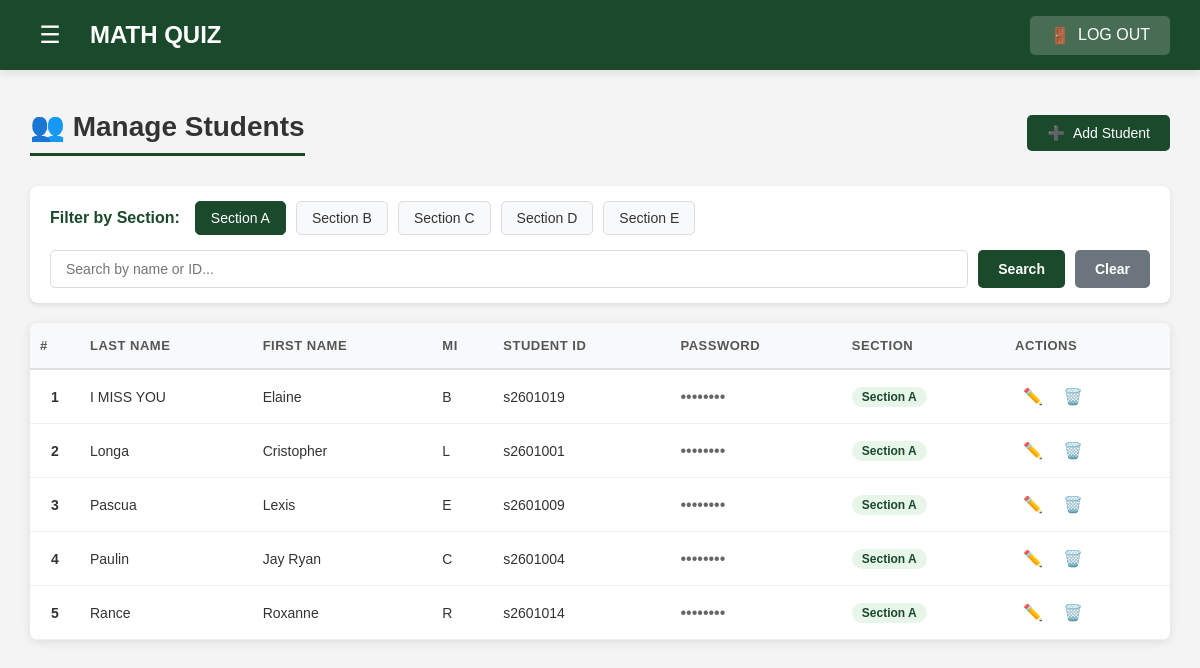
The page /manage_students.php (signed in) on the database its author committed.
### tables this page shows
CREATE TABLE `sections` (
  `id` int(11) NOT NULL,
  `section_name` varchar(100) NOT NULL
);

CREATE TABLE `users` (
  `id` int(11) NOT NULL,
  `first_name` varchar(50) NOT NULL,
  `middle_initial` varchar(5) DEFAULT NULL,
  `last_name` varchar(50) NOT NULL,
  `student_id` varchar(50) NOT NULL,
  `password` varchar(255) NOT NULL,
  `role` enum('student','teacher') NOT NULL,
  `section_id` int(11) DEFAULT NULL
);

### manage_students.php (the view, shortened to what this page needs)
<?php
include("configs/db.php");
$sections = $conn->query("SELECT * FROM sections ORDER BY section_name ASC");
$selected_section_id = isset($_GET['section']) ? intval($_GET['section']) : 0;
if($selected_section_id == 0) {
    $sections->data_seek(0);
    $first_section = $sections->fetch_assoc();
    $selected_section_id = $first_section ? $first_section['id'] : 0;
    $sections->data_seek(0);
}
if($selected_section_id > 0) {
    $students_query = "
        SELECT u.*, s.section_name
        FROM users u
        LEFT JOIN sections s ON u.section_id = s.id
        WHERE u.role = 'student' AND u.section_id = $selected_section_id
        ORDER BY u.last_name ASC, u.first_name ASC
    ";
}
$students = $conn->query($students_query);
?>
<!DOCTYPE html>
<html lang="en">
<head>
</head>
<body>
    <div class="top-nav">
        <div class="logo-section">
            <button class="hamburger" onclick="toggleSidebar()">☰</button>
            <h1>MATH QUIZ</h1>
        </div>
        <button class="logout-btn" onclick="return confirm('Are you sure you want to log out?') ? window.location.href='index.php' : false;">
            <span>🚪</span>
            <span>LOG OUT</span>
        </button>
    </div>
    <div class="main-content">
        <div class="page-header">
            <h2>👥 Manage Students</h2>
            <button class="add-student-btn" onclick="openAddModal()">
                <span>➕</span> Add Student
            </button>
        </div>
        <div class="filter-section">
            <div class="section-buttons">
                <span class="section-label">Filter by Section:</span>
                <?php
                $sections->data_seek(0);
                while($section = $sections->fetch_assoc()):
                    $active_class = ($section['id'] == $selected_section_id) ? 'active' : '';
                ?>
                    <a href="manage_students.php?section=<?php echo $section['id']; ?>"
                       class="section-filter-btn <?php echo $active_class; ?>">
                        <?php echo htmlspecialchars($section['section_name']); ?>
                    </a>
                <?php endwhile; ?>
            </div>
            <div class="search-box">
                <input type="text" placeholder="Search by name or ID..." id="searchInput" onkeyup="filterTable()">
                <button onclick="filterTable()">Search</button>
                <button class="reset-btn" onclick="resetFilters()">Clear</button>
            </div>
        </div>
        <div class="table-container">
            <table class="student-table" id="studentTable">
                <thead>
                    <tr>
                        <th>#</th>
                        <th>Last Name</th>
                        <th>First Name</th>
                        <th>MI</th>
                        <th>Student ID</th>
                        <th>Password</th>
                        <th>Section</th>
                        <th>Actions</th>
                    </tr>
                </thead>
                <tbody id="studentTableBody">
                    <?php
                    $counter = 1;
                    if($students->num_rows > 0):
                        while($student = $students->fetch_assoc()):
                    ?>
                    <tr id="student-<?php echo $student['id']; ?>">
                        <td class="number-col"><?php echo $counter++; ?></td>
                        <td><?php echo htmlspecialchars($student['last_name']); ?></td>
                        <td><?php echo htmlspecialchars($student['first_name']); ?></td>
                        <td><?php echo htmlspecialchars($student['middle_initial']); ?></td>
                        <td><?php echo htmlspecialchars($student['student_id']); ?></td>
                        <td class="password-col">
                            <span class="password-dots">••••••••</span>
                        </td>
                        <td>
                            <span class="section-badge">
                                <?php echo htmlspecialchars($student['section_name'] ?? 'No Section'); ?>
                            </span>
                        </td>
                        <td>
                            <button class="action-btn edit" onclick="editStudent(<?php echo $student['id']; ?>)">✏️</button>
                            <button class="action-btn delete" onclick="deleteStudent(<?php echo $student['id']; ?>)">🗑️</button>
                        </td>
                    </tr>
                    <?php
                        endwhile;
                    endif; ?>
                </tbody>
            </table>
        </div>
    </div>
</body>
</html>

### manage_students.php (style rules this page uses)
* { margin: 0; padding: 0; box-sizing: border-box; font-family: 'Arial', sans-serif; }
input { filter: none; }
body { background: #f4f4f4; }
.top-nav { background: #1a492b; padding: 15px 30px; display: flex; justify-content: space-between; align-items: center; position: fixed; top: 0; left: 0; right: 0; z-index: 1000; box-shadow: 0 2px 10px rgba(0,0,0,0.1); }
.logo-section { display: flex; align-items: center; gap: 20px; }
.logo-section h1 { color: white; font-size: 24px; }
.hamburger { background: none; border: none; color: white; font-size: 24px; cursor: pointer; width: 40px; height: 40px; display: flex; align-items: center; justify-content: center; border-radius: 5px; transition: background 0.3s; }
.logout-btn { background: rgba(255,255,255,0.2); color: white; border: 1px solid rgba(255,255,255,0.3); padding: 10px 20px; border-radius: 5px; display: flex; align-items: center; gap: 8px; cursor: pointer; font-size: 16px; transition: background 0.3s; text-decoration: none; border: none; }
.main-content { margin-top: 80px; padding: 30px; max-width: 1400px; margin-left: auto; margin-right: auto; }
.page-header { display: flex; justify-content: space-between; align-items: center; margin-bottom: 30px; }
.page-header h2 { color: #333; font-size: 28px; border-bottom: 3px solid #1a492b; padding-bottom: 10px; }
.add-student-btn { background: #1a492b; color: white; padding: 10px 20px; border: none; border-radius: 5px; font-size: 14px; cursor: pointer; display: flex; align-items: center; gap: 8px; transition: background 0.3s; }
.filter-section { background: white; padding: 15px 20px; border-radius: 8px; box-shadow: 0 2px 5px rgba(0,0,0,0.1); margin-bottom: 20px; display: flex; flex-direction: column; gap: 15px; }
.section-buttons { display: flex; gap: 10px; flex-wrap: wrap; align-items: center; }
.section-label { font-weight: bold; color: #1a492b; margin-right: 5px; }
.section-filter-btn { background: #f8f9fa; color: #333; border: 1px solid #ddd; padding: 8px 15px; border-radius: 5px; cursor: pointer; font-size: 14px; font-weight: 500; transition: all 0.2s; text-decoration: none; display: inline-block; }
.section-filter-btn.active { background: #1a492b; color: white; border-color: #1a492b; }
.search-box { display: flex; gap: 10px; width: 100%; }
.search-box input { flex: 1; padding: 10px 15px; border: 1px solid #ddd; border-radius: 5px; font-size: 14px; }
.search-box button { background: #1a492b; color: white; padding: 10px 20px; border: none; border-radius: 5px; cursor: pointer; font-size: 14px; font-weight: bold; transition: background 0.3s; }
.search-box button.reset-btn { background: #6c757d; }
.table-container { background: white; border-radius: 8px; box-shadow: 0 2px 10px rgba(0,0,0,0.1); overflow-x: auto; max-height: 600px; overflow-y: auto; }
.student-table { width: 100%; border-collapse: collapse; min-width: 1000px; }
.student-table thead { position: sticky; top: 0; background: #f8f9fa; z-index: 10; }
.student-table th { color: #555; font-weight: 600; font-size: 13px; text-transform: uppercase; letter-spacing: 0.5px; padding: 15px 10px; text-align: left; border-bottom: 2px solid #e0e0e0; }
.student-table td { padding: 12px 10px; border-bottom: 1px solid #f0f0f0; color: #333; font-size: 14px; }
.number-col { font-weight: bold; color: #1a492b; width: 50px; text-align: center; }
.password-col { font-family: monospace; }
.password-dots { font-size: 16px; color: #666; cursor: default; pointer-events: none; }
.section-badge { display: inline-block; padding: 3px 10px; border-radius: 20px; font-size: 12px; font-weight: bold; background: #e8f5e9; color: #1a492b; }
.action-btn { background: none; border: none; font-size: 16px; cursor: pointer; margin: 0 3px; padding: 5px; border-radius: 3px; transition: all 0.2s; }

### rows shown on the page
sections: section_name "Section A"
sections: section_name "Section B"
sections: section_name "Section C"
sections: section_name "Section D"
sections: section_name "Section E"
users: last_name "I MISS YOU", first_name "Elaine", middle_initial "B", student "s2601019", section.section_name "Section A"
users: last_name "Longa", first_name "Cristopher", middle_initial "L", student "s2601001", section.section_name "Section A"
users: last_name "Pascua", first_name "Lexis", middle_initial "E", student "s2601009", section.section_name "Section A"
users: last_name "Paulin", first_name "Jay Ryan", middle_initial "C", student "s2601004", section.section_name "Section A"
users: last_name "Rance", first_name "Roxanne", middle_initial "R", student "s2601014", section.section_name "Section A"
